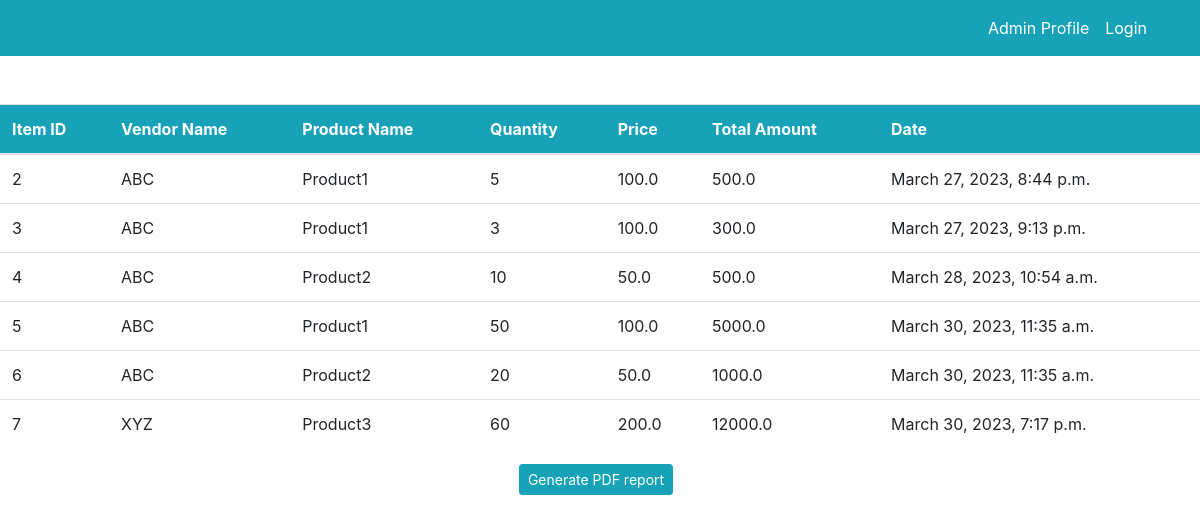
The app's page /purchase/ (signed in) with its own data.
### dashboard/models.py (models this page shows, shortened)
class Purchas(models.Model):
    vendor=models.ForeignKey(Vendor, on_delete=models.CASCADE)
    product= models.ForeignKey(Product, on_delete=models.CASCADE, null=True)
    qty= models.IntegerField(null=True)
    pur_date= models.DateTimeField(auto_now_add=True)
    price=models.FloatField()
    total_amt= models.FloatField(editable=False)
    class Meta:
        verbose_name_plural='Purchase'

class Vendor(models.Model):
    name= models.CharField(max_length=50)
    address= models.CharField(max_length=100)
    city= models.CharField(max_length=20)
    pin_code= models.CharField(max_length=50)

class Product(models.Model):
    name= models.CharField(max_length=20, null=True)
    quantity= models.IntegerField()
    class Meta:
        verbose_name_plural='Product'

### dashboard/views.py (the view)
# urls.py: path('purchase/', views.purchas, name='dashboard-purchase'),
@login_required(login_url='user-login')
def purchas(request):
    items= Purchas.objects.all()   #Using ORM
    contex={
        'items':items,
        }
    return render(request, 'dashboard/purchase.html', contex)

### templates/dashboard/purchase.html (shortened to what this page needs)
{% extends 'partials/base.html' %}
{% load crispy_forms_tags %}
{% block content %}
<div class="row my-5">
    <div class="col-md-12">
        <table class="table bg-white">
            <thead class="bg-info text-white">
                <tr>
                    <th scope="col">Item ID</th>
                    <th scope="col">Vendor Name</th>
                    <th scope="col">Product Name</th>
                    <th scope="col">Quantity</th>
                    <th scope="col">Price</th>
                    <th scope="col">Total Amount</th>
                    <th scope="col">Date</th>
                </tr>
            </thead>
            <tbody>
                {% for item in items %}
                <tr>
                    <td>{{ item.id }}</td>
                    <td>{{ item.vendor.name }}</td>
                    <td>{{ item.product.name }}</td>
                    <td>{{ item.qty }}</td>
                    <td>{{ item.price }}</td>
                    <td>{{ item.total_amt }}</td>
                    <td>{{ item.pur_date }}</td>
                </tr>
                {% endfor %}
            </tbody>
        </table>
        <div class="text-center">
        <a  class="btn btn-info btn-sm mr-2"
        href="{% url 'purchasereport-pdf' %}" >Generate PDF report</a>
        </div>
    </div>
</div>
{% endblock %}

### records on screen
Purchas: id "2", vendor.name "ABC", product.name "Product1", qty "5", price "100.0", total_amt "500.0", pur_date "March 27, 2023, 8:44 p.m."
Purchas: id "3", vendor.name "ABC", product.name "Product1", qty "3", price "100.0", total_amt "300.0", pur_date "March 27, 2023, 9:13 p.m."
Purchas: id "4", vendor.name "ABC", product.name "Product2", qty "10", price "50.0", total_amt "500.0", pur_date "March 28, 2023, 10:54 a.m."
Purchas: id "5", vendor.name "ABC", product.name "Product1", qty "50", price "100.0", total_amt "5000.0", pur_date "March 30, 2023, 11:35 a.m."
Purchas: id "6", vendor.name "ABC", product.name "Product2", qty "20", price "50.0", total_amt "1000.0", pur_date "March 30, 2023, 11:35 a.m."
Purchas: id "7", vendor.name "XYZ", product.name "Product3", qty "60", price "200.0", total_amt "12000.0", pur_date "March 30, 2023, 7:17 p.m."
